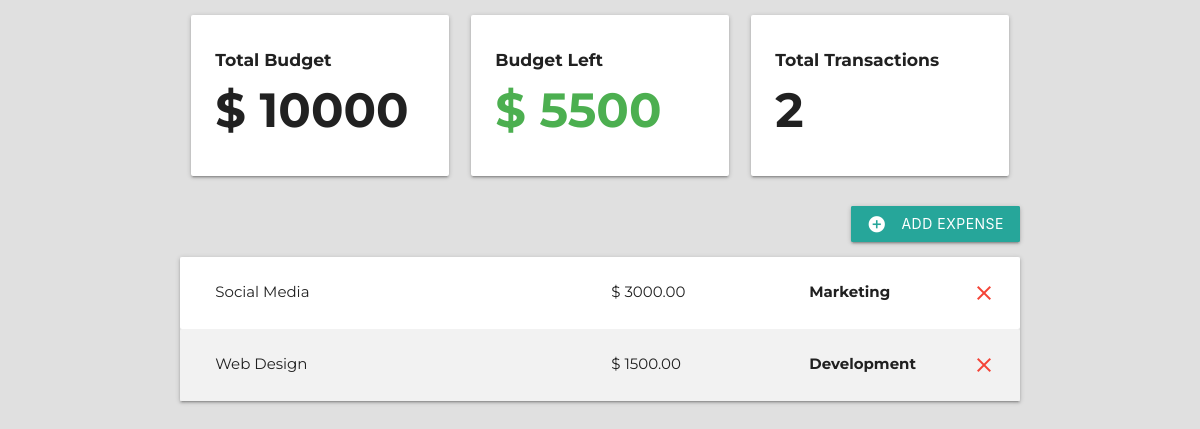
The page /first-web-app/ on the database as committed earlier.
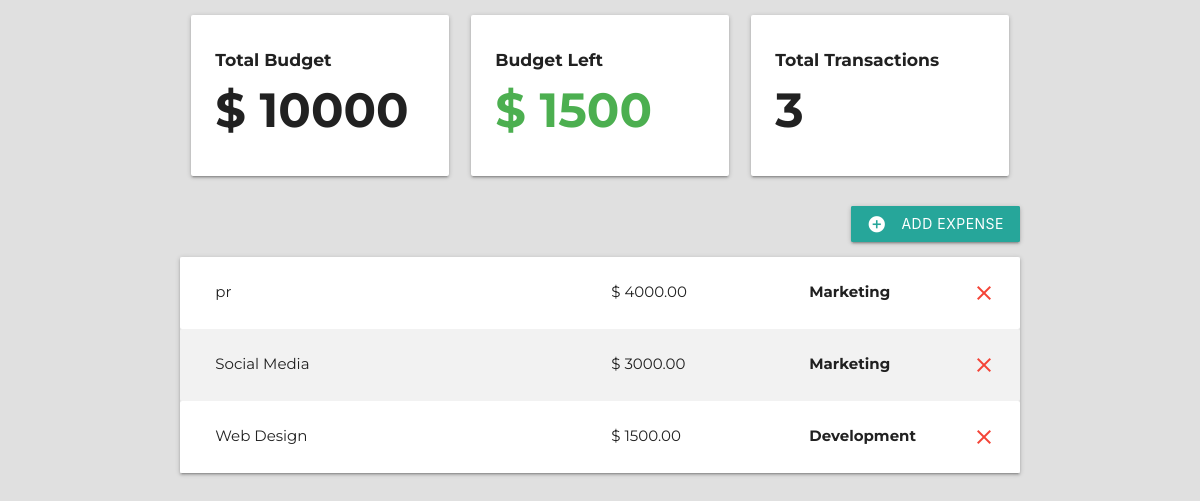
The same page on the database as committed later.
### budget/models.py (models this page shows, shortened)
class Project(models.Model):
    name = models.CharField(max_length=100)
    slug = models.SlugField(blank=True, null=True)
    budget = models.IntegerField()
    def budget_left(self):
        expense_list = Expense.objects.filter(project = self)
        total_expense_amount = 0
        for expense in expense_list:
            total_expense_amount += expense.amount
        return round(self.budget - total_expense_amount)
    def total_transactions(self):
        expense_list = Expense.objects.filter(project=self)
        return len(expense_list)

class Expense(models.Model):
    project = models.ForeignKey(Project, on_delete=models.CASCADE, related_name='expenses')
    title = models.CharField(max_length=100)
    amount = models.DecimalField(max_digits=8, decimal_places=2)
    category = models.ForeignKey(Category, on_delete=models.CASCADE)
    class Meta:
        ordering = ('-amount',)

class Category(models.Model):
    project = models.ForeignKey(Project, on_delete=models.CASCADE)
    name = models.CharField(max_length=30)

### budget/views.py (the view, shortened to what this page needs)
# urls.py: path('<slug:project_slug>/', views.project_detail, name='detail'),
def project_detail(request, project_slug):
    template_name = 'budget/project-detail.html'
    project = get_object_or_404(Project, slug = project_slug)
    expense_list = project.expenses.all()
    if request.method == 'GET':
        category_list = Category.objects.filter(project=project)
        return render(request,template_name,{'project': project, 'expense_list': expense_list, 'category_list': category_list})
    elif request.method == "DELETE":
        id = json.loads(request.body)['id']
        expense = get_object_or_404(Expense, id=id)
        expense.delete()
        return HttpResponse('')
    return redirect('detail', project_slug)

### budget/templates/budget/project-detail.html (shortened to what this page needs)
{% extends 'budget/base.html' %}
{% block content %}
<div class="container">
    <section class="section section-stats">
        <div class="row">
            <div class="col s12 m6 l4">
                <div class="card-panel hoverable">
                    <h6 class="bold">Total Budget</h6>
                    <h1 class="bold">$ {{project.budget}}</h1>
                </div>
            </div>
            <div class="col s12 m6 l4">
                <div class="card-panel hoverable">
                    <h6 class="bold">Budget Left</h6>
                    {% if project.budget_left > 0 %}
                        <h1 class="bold green-text">$ {{ project.budget_left }} </h1>
                    {% elif project.budget_left == 0 %}
                        <h1 class="bold orange-text">$ {{ project.budget_left }} </h1>
                    {% else %}
                        <h1 class="bold red-text">$ {{ project.budget_left }} </h1>
                    {% endif %}
                </div>
            </div>
            <div class="col s12 m6 l4">
                <div class="card-panel hoverable">
                    <h6 class="bold">Total Transactions</h6>
                    <h1 class="bold"> {{project.total_transactions}} </h1>
                </div>
            </div>
        </div>
    </section>
    <section class="section section-expenses">
        <div class="row">
            <button class="btn waves-effect right modal-trigger pulse" href="#expenseModal">
                <i class="material-icons white-text left">add_circle</i>
                ADD EXPENSE
            </button>
        </div>
        <ul class="z-depth-1">
            {% for expense in expense_list %}
            <li>
                <div class="card-panel z-depth-0 expense">
                    <div class="row">
                        <div class="col l6">
                            <span class="title">{{ expense.title }}</span>
                        </div>
                        <div class="col l3">
                            <span class="title">$ {{ expense.amount }}</span>
                        </div>
                        <div class="col l">
                            <span class="title bold">{{ expense.category.name }}</span>
                        </div>
                        <a class ="close-icon" onclick="deleteExpense(this)" data-id="{{ expense.id }}">
                            <i class="material-icons red-text right"> close</i>
                        </a>
                    </div>
                </div>
            </li>
            {% endfor %}
        </ul>
    </section>
</div>
{% endblock %}

Rows that differ between the two databases and show on the page:
computed for Project: budget_left "5500" → "1500"; total_transactions "2" → "3"
added Expense: title "pr", amount "4000.00", category.name "Marketing"
